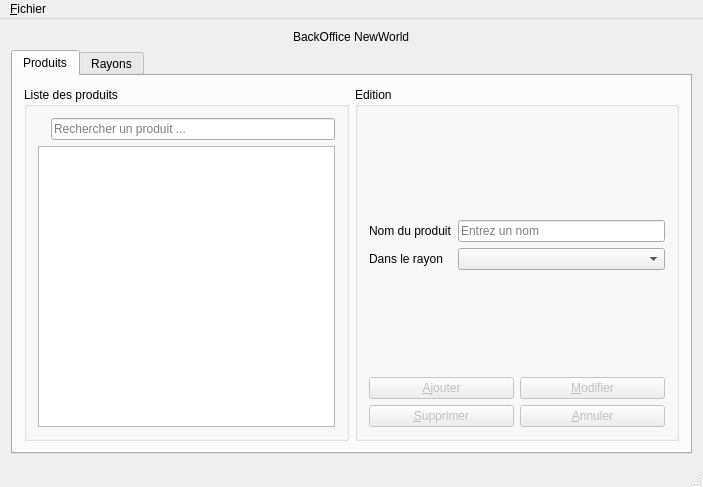
<?xml version="1.0" encoding="UTF-8"?>
<ui version="4.0">
 <class>MainWindow</class>
 <widget class="QMainWindow" name="MainWindow">
  <property name="geometry">
   <rect>
    <x>0</x>
    <y>0</y>
    <width>703</width>
    <height>487</height>
   </rect>
  </property>
  <property name="windowTitle">
   <string>BackOffice - NewWorld</string>
  </property>
  <property name="windowIcon">
   <iconset resource="images.qrc">
    <normaloff>:/images/LDC.png</normaloff>:/images/LDC.png</iconset>
  </property>
  <property name="documentMode">
   <bool>false</bool>
  </property>
  <property name="dockOptions">
   <set>QMainWindow::AllowTabbedDocks|QMainWindow::AnimatedDocks</set>
  </property>
  <widget class="QWidget" name="widget">
   <layout class="QVBoxLayout" name="verticalLayout_3">
    <item>
     <layout class="QHBoxLayout" name="horizontalLayout">
      <item>
       <widget class="QLabel" name="label_3">
        <property name="minimumSize">
         <size>
          <width>0</width>
          <height>0</height>
         </size>
        </property>
        <property name="maximumSize">
         <size>
          <width>70</width>
          <height>70</height>
         </size>
        </property>
        <property name="text">
         <string/>
        </property>
        <property name="pixmap">
         <pixmap resource="images.qrc">:/images/LDC.png</pixmap>
        </property>
        <property name="scaledContents">
         <bool>true</bool>
        </property>
       </widget>
      </item>
      <item alignment="Qt::AlignHCenter">
       <widget class="QLabel" name="label_2">
        <property name="styleSheet">
         <string notr="true">font: 24pt &quot;Microsoft Sans Serif&quot;;</string>
        </property>
        <property name="text">
         <string>BackOffice NewWorld</string>
        </property>
        <property name="textFormat">
         <enum>Qt::AutoText</enum>
        </property>
       </widget>
      </item>
      <item>
       <widget class="QLabel" name="label_4">
        <property name="maximumSize">
         <size>
          <width>70</width>
          <height>70</height>
         </size>
        </property>
        <property name="text">
         <string/>
        </property>
       </widget>
      </item>
     </layout>
    </item>
    <item>
     <widget class="QTabWidget" name="tabWidget">
      <property name="currentIndex">
       <number>0</number>
      </property>
      <widget class="QWidget" name="tabProduits">
       <attribute name="title">
        <string>Produits</string>
       </attribute>
       <attribute name="toolTip">
        <string>Gestion des produits</string>
       </attribute>
       <layout class="QGridLayout" name="gridLayout_7">
        <item row="0" column="0">
         <widget class="QGroupBox" name="groupBoxListeProduits">
          <property name="title">
           <string>Liste des produits</string>
          </property>
          <layout class="QGridLayout" name="gridLayout_5">
           <item row="0" column="1">
            <widget class="QLineEdit" name="lineEditRechercheProduits">
             <property name="minimumSize">
              <size>
               <width>0</width>
               <height>0</height>
              </size>
             </property>
             <property name="toolTip">
              <string>Entrer le nom du produit à rechercher</string>
             </property>
             <property name="placeholderText">
              <string>Rechercher un produit ...</string>
             </property>
            </widget>
           </item>
           <item row="0" column="0">
            <widget class="QLabel" name="label">
             <property name="maximumSize">
              <size>
               <width>16</width>
               <height>16</height>
              </size>
             </property>
             <property name="text">
              <string/>
             </property>
             <property name="pixmap">
              <pixmap resource="images.qrc">:/images/rechercher.png</pixmap>
             </property>
             <property name="scaledContents">
              <bool>true</bool>
             </property>
            </widget>
           </item>
           <item row="1" column="0" colspan="2">
            <widget class="QListWidget" name="listWidgetProduits">
             <property name="minimumSize">
              <size>
               <width>250</width>
               <height>250</height>
              </size>
             </property>
             <property name="alternatingRowColors">
              <bool>true</bool>
             </property>
            </widget>
           </item>
          </layout>
         </widget>
        </item>
        <item row="0" column="1">
         <widget class="QGroupBox" name="groupBoxEditionProduits">
          <property name="title">
           <string>Edition</string>
          </property>
          <layout class="QGridLayout" name="gridLayout_6">
           <item row="0" column="0">
            <layout class="QVBoxLayout" name="verticalLayout">
             <item>
              <spacer name="verticalSpacer">
               <property name="orientation">
                <enum>Qt::Vertical</enum>
               </property>
               <property name="sizeHint" stdset="0">
                <size>
                 <width>20</width>
                 <height>40</height>
                </size>
               </property>
              </spacer>
             </item>
             <item>
              <layout class="QFormLayout" name="formLayout">
               <item row="0" column="0">
                <widget class="QLabel" name="labelProduitNomDuProduit">
                 <property name="text">
                  <string>Nom du produit</string>
                 </property>
                </widget>
               </item>
               <item row="0" column="1">
                <widget class="QLineEdit" name="lineEditProduits">
                 <property name="minimumSize">
                  <size>
                   <width>194</width>
                   <height>0</height>
                  </size>
                 </property>
                 <property name="toolTip">
                  <string>Nom du produit</string>
                 </property>
                 <property name="statusTip">
                  <string/>
                 </property>
                 <property name="placeholderText">
                  <string>Entrez un nom</string>
                 </property>
                </widget>
               </item>
               <item row="1" column="0">
                <widget class="QLabel" name="labelProduitDansLeRayons">
                 <property name="text">
                  <string>Dans le rayon</string>
                 </property>
                </widget>
               </item>
               <item row="1" column="1">
                <widget class="QComboBox" name="comboBoxProduitsRayons">
                 <property name="minimumSize">
                  <size>
                   <width>200</width>
                   <height>0</height>
                  </size>
                 </property>
                 <property name="toolTip">
                  <string>Selectionnez un rayon où mettre le produit</string>
                 </property>
                </widget>
               </item>
              </layout>
             </item>
             <item>
              <spacer name="verticalSpacer_2">
               <property name="orientation">
                <enum>Qt::Vertical</enum>
               </property>
               <property name="sizeHint" stdset="0">
                <size>
                 <width>20</width>
                 <height>40</height>
                </size>
               </property>
              </spacer>
             </item>
             <item>
              <layout class="QGridLayout" name="gridLayout_3">
               <item row="0" column="0">
                <widget class="QPushButton" name="pushButtonProduitsAjouter">
                 <property name="enabled">
                  <bool>false</bool>
                 </property>
                 <property name="toolTip">
                  <string>Ajout un nouveau produit</string>
                 </property>
                 <property name="toolTipDuration">
                  <number>-1</number>
                 </property>
                 <property name="text">
                  <string>&amp;Ajouter</string>
                 </property>
                 <property name="icon">
                  <iconset resource="images.qrc">
                   <normaloff>:/images/ajouter.png</normaloff>:/images/ajouter.png</iconset>
                 </property>
                </widget>
               </item>
               <item row="0" column="1">
                <widget class="QPushButton" name="pushButtonProduitsModifier">
                 <property name="enabled">
                  <bool>false</bool>
                 </property>
                 <property name="toolTip">
                  <string>Modifier un produit existant</string>
                 </property>
                 <property name="text">
                  <string>&amp;Modifier</string>
                 </property>
                 <property name="icon">
                  <iconset resource="images.qrc">
                   <normaloff>:/images/modifier.png</normaloff>:/images/modifier.png</iconset>
                 </property>
                </widget>
               </item>
               <item row="1" column="0">
                <widget class="QPushButton" name="pushButtonProduitsSupprimer">
                 <property name="enabled">
                  <bool>false</bool>
                 </property>
                 <property name="toolTip">
                  <string>Supprimer un produit</string>
                 </property>
                 <property name="text">
                  <string>&amp;Supprimer</string>
                 </property>
                 <property name="icon">
                  <iconset resource="images.qrc">
                   <normaloff>:/images/supprimer.png</normaloff>:/images/supprimer.png</iconset>
                 </property>
                </widget>
               </item>
               <item row="1" column="1">
                <widget class="QPushButton" name="pushButtonProduitsAnnuler">
                 <property name="enabled">
                  <bool>false</bool>
                 </property>
                 <property name="toolTip">
                  <string>Annuler la selection et la saisie</string>
                 </property>
                 <property name="text">
                  <string>&amp;Annuler</string>
                 </property>
                 <property name="icon">
                  <iconset resource="images.qrc">
                   <normaloff>:/images/annuler.png</normaloff>:/images/annuler.png</iconset>
                 </property>
                </widget>
               </item>
              </layout>
             </item>
            </layout>
           </item>
          </layout>
         </widget>
        </item>
       </layout>
      </widget>
      <widget class="QWidget" name="tabRayons">
       <attribute name="title">
        <string>Rayons</string>
       </attribute>
       <attribute name="toolTip">
        <string>Gestion des rayons</string>
       </attribute>
       <layout class="QGridLayout" name="gridLayout_8">
        <item row="0" column="0">
         <widget class="QGroupBox" name="groupBoxListeRayons">
          <property name="title">
           <string>Liste des rayons</string>
          </property>
          <layout class="QGridLayout" name="gridLayout">
           <item row="0" column="0">
            <widget class="QListWidget" name="listWidgetRayons">
             <property name="minimumSize">
              <size>
               <width>250</width>
               <height>250</height>
              </size>
             </property>
             <property name="toolTip">
              <string>Rayons</string>
             </property>
             <property name="alternatingRowColors">
              <bool>true</bool>
             </property>
            </widget>
           </item>
          </layout>
         </widget>
        </item>
        <item row="0" column="1">
         <widget class="QGroupBox" name="groupBoxRayonsEdition">
          <property name="title">
           <string>Edition</string>
          </property>
          <layout class="QGridLayout" name="gridLayout_4">
           <item row="0" column="0">
            <layout class="QVBoxLayout" name="verticalLayout_2">
             <item>
              <spacer name="verticalSpacer_3">
               <property name="orientation">
                <enum>Qt::Vertical</enum>
               </property>
               <property name="sizeHint" stdset="0">
                <size>
                 <width>20</width>
                 <height>40</height>
                </size>
               </property>
              </spacer>
             </item>
             <item>
              <layout class="QFormLayout" name="formLayout_2">
               <item row="0" column="0">
                <widget class="QLabel" name="labelRayonsNomDuRayon">
                 <property name="text">
                  <string>Nom du rayon</string>
                 </property>
                </widget>
               </item>
               <item row="0" column="1">
                <widget class="QLineEdit" name="lineEditRayons">
                 <property name="minimumSize">
                  <size>
                   <width>194</width>
                   <height>0</height>
                  </size>
                 </property>
                 <property name="toolTip">
                  <string>Nom du rayon</string>
                 </property>
                 <property name="placeholderText">
                  <string>Entrez un nom</string>
                 </property>
                </widget>
               </item>
              </layout>
             </item>
             <item>
              <spacer name="verticalSpacer_4">
               <property name="orientation">
                <enum>Qt::Vertical</enum>
               </property>
               <property name="sizeHint" stdset="0">
                <size>
                 <width>20</width>
                 <height>40</height>
                </size>
               </property>
              </spacer>
             </item>
             <item>
              <layout class="QGridLayout" name="gridLayout_2">
               <item row="0" column="0">
                <widget class="QPushButton" name="pushButtonRayonsAjouter">
                 <property name="enabled">
                  <bool>false</bool>
                 </property>
                 <property name="toolTip">
                  <string>Ajouter un nouveau produit</string>
                 </property>
                 <property name="text">
                  <string>&amp;Ajouter</string>
                 </property>
                 <property name="icon">
                  <iconset resource="images.qrc">
                   <normaloff>:/images/ajouter.png</normaloff>:/images/ajouter.png</iconset>
                 </property>
                </widget>
               </item>
               <item row="0" column="1">
                <widget class="QPushButton" name="pushButtonRayonsModifier">
                 <property name="enabled">
                  <bool>false</bool>
                 </property>
                 <property name="toolTip">
                  <string>Modifier un produit existant</string>
                 </property>
                 <property name="text">
                  <string>&amp;Modifier</string>
                 </property>
                 <property name="icon">
                  <iconset resource="images.qrc">
                   <normaloff>:/images/modifier.png</normaloff>:/images/modifier.png</iconset>
                 </property>
                </widget>
               </item>
               <item row="1" column="0">
                <widget class="QPushButton" name="pushButtonRayonsSupprimer">
                 <property name="enabled">
                  <bool>false</bool>
                 </property>
                 <property name="toolTip">
                  <string>Supprimer un produit</string>
                 </property>
                 <property name="text">
                  <string>&amp;Supprimer</string>
                 </property>
                 <property name="icon">
                  <iconset resource="images.qrc">
                   <normaloff>:/images/supprimer.png</normaloff>:/images/supprimer.png</iconset>
                 </property>
                 <property name="checkable">
                  <bool>false</bool>
                 </property>
                </widget>
               </item>
               <item row="1" column="1">
                <widget class="QPushButton" name="pushButtonRayonsAnnuler">
                 <property name="enabled">
                  <bool>false</bool>
                 </property>
                 <property name="toolTip">
                  <string>Annuler la selection et la saisie</string>
                 </property>
                 <property name="text">
                  <string>&amp;Annuler</string>
                 </property>
                 <property name="icon">
                  <iconset resource="images.qrc">
                   <normaloff>:/images/annuler.png</normaloff>:/images/annuler.png</iconset>
                 </property>
                </widget>
               </item>
              </layout>
             </item>
            </layout>
           </item>
          </layout>
         </widget>
        </item>
       </layout>
      </widget>
     </widget>
    </item>
   </layout>
  </widget>
  <widget class="QMenuBar" name="menuBar">
   <property name="geometry">
    <rect>
     <x>0</x>
     <y>0</y>
     <width>703</width>
     <height>21</height>
    </rect>
   </property>
   <widget class="QMenu" name="menu_Fichier">
    <property name="title">
     <string>&amp;Fichier</string>
    </property>
    <addaction name="action_Quitter"/>
   </widget>
   <addaction name="menu_Fichier"/>
  </widget>
  <widget class="QStatusBar" name="statusBar"/>
  <action name="action_Quitter">
   <property name="text">
    <string>&amp;Quitter</string>
   </property>
  </action>
 </widget>
 <layoutdefault spacing="6" margin="11"/>
 <tabstops>
  <tabstop>listWidgetRayons</tabstop>
  <tabstop>lineEditRayons</tabstop>
  <tabstop>pushButtonRayonsAjouter</tabstop>
  <tabstop>pushButtonRayonsModifier</tabstop>
  <tabstop>pushButtonRayonsSupprimer</tabstop>
  <tabstop>pushButtonRayonsAnnuler</tabstop>
  <tabstop>tabWidget</tabstop>
  <tabstop>lineEditRechercheProduits</tabstop>
  <tabstop>listWidgetProduits</tabstop>
  <tabstop>lineEditProduits</tabstop>
  <tabstop>comboBoxProduitsRayons</tabstop>
  <tabstop>pushButtonProduitsAjouter</tabstop>
  <tabstop>pushButtonProduitsModifier</tabstop>
  <tabstop>pushButtonProduitsSupprimer</tabstop>
  <tabstop>pushButtonProduitsAnnuler</tabstop>
 </tabstops>
 <resources>
  <include location="images.qrc"/>
 </resources>
 <connections/>
</ui>
